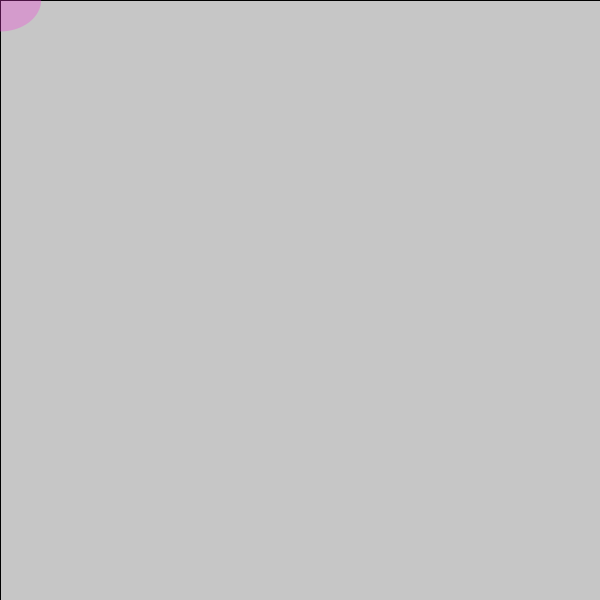
Frame 1 (no input)
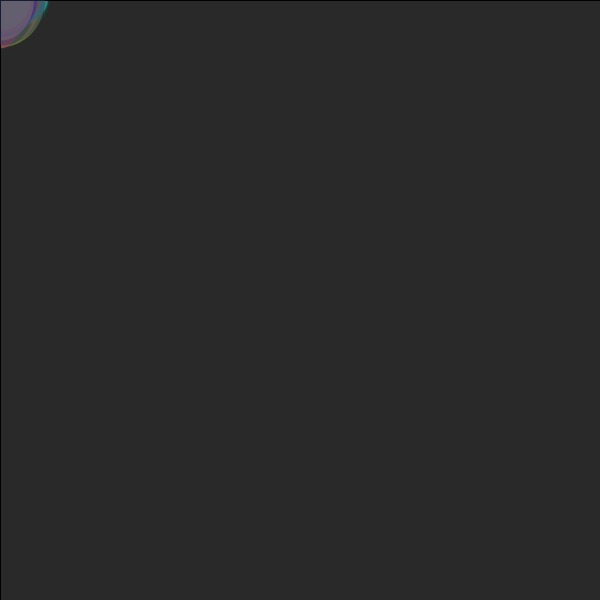
Frame 60 (the mouse pressed at the canvas centre just before this capture)
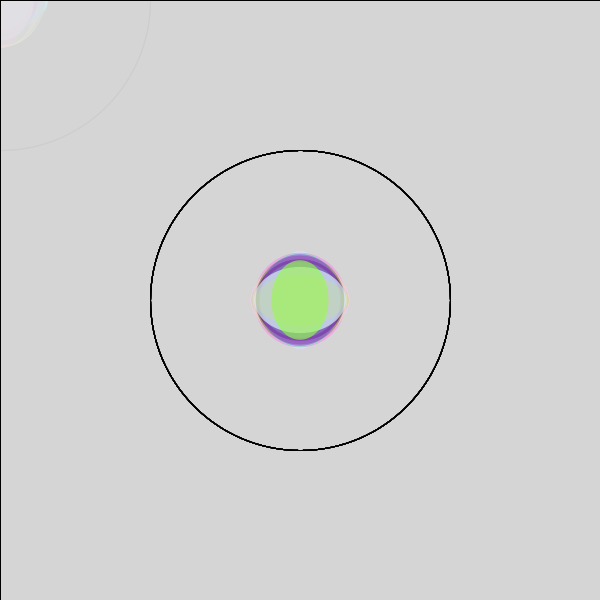
Frame 120 (the mouse held since frame 60 and released just before this capture)

The Processing sketch that drew these frames (run headless with seeded random() and noise(); from frame 60 on, the mouse is pressed at the canvas centre):

// Processing sketch: processing_133846
// ── processing_133846.pde

// TODO: put all your variable declarations here

void setup() {
  size(600,600);   
}

void draw() {
  // TODO: assign each variable a random value here. For example:
  //    x = int(random(0,100));
  // Do this for each variable.
  // see http://processing.org/reference/random_.html for more details
 float w = (random(50,100));
 float h = (random(50,100));
 float c1 =(random(0,255));
 float c2 =(random(0,255));
 float c3 =(random(0,255));
 float c4 =(random(0,255));
  
 fill(mouseX,mouseY,mouseX+mouseY,7);
 rect (0,0,600,600);
 
 noStroke();
 fill(c1,c2,c3,c4); 
 ellipse (mouseX, mouseY, w, h); 
  
 noFill();
 stroke(0);
 ellipse(pmouseX, pmouseY, mouseX, mouseY); 
 ellipse(pmouseX, pmouseY, mouseX, mouseY); 
 
  // TODO: If you are using background(), remove it for now.

  // TODO: Add transparency to all your colors. For example, if you have:
  //   fill(255,0,0);
  // in your code, replace it with:
  //   fill(255,0,0,10);

  // TODO: run your sketch and see what happens!
  
  // The idea here is that if you do the above, you should hopefully
  // get something that looks like the Idris Khan image compositions.
  // Do you?
}
